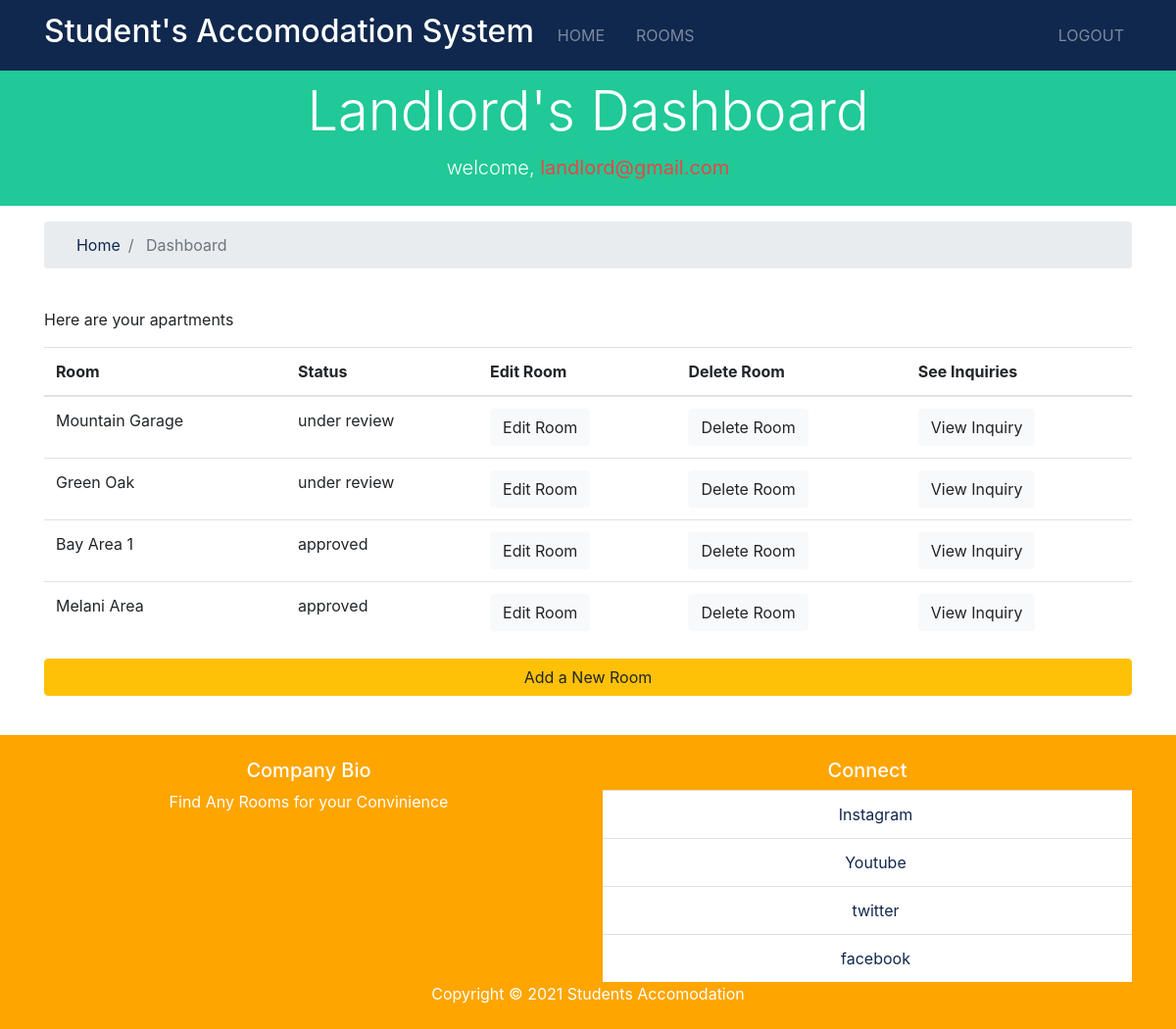
Screenshot of /accounts/landlord/dashboard (signed in) with the database file from the repository.
### apartments/models.py (models this page shows, shortened)
class Room(models.Model):
    statuses = (('under review', 'under review'),
                ('approved', 'approved'),
                ('submitted', 'submitted'),
                ('rejected', 'rejected'),)
    landlord = models.ForeignKey(Landlord, on_delete=models.DO_NOTHING)
    title = models.CharField(max_length=200)
    address = models.CharField(max_length=200)
    description = models.TextField()
    rent = models.IntegerField()
    bond_amount = models.IntegerField()
    size = models.IntegerField()
    photo_main = models.ImageField(upload_to='rooms/%Y/%m/%d/')
    photo_1 = models.ImageField(upload_to='rooms/%Y/%m/%d/', blank=True)
    photo_2 = models.ImageField(upload_to='rooms/%Y/%m/%d/', blank=True)
    photo_3 = models.ImageField(upload_to='rooms/%Y/%m/%d/', blank=True)
    photo_4 = models.ImageField(upload_to='rooms/%Y/%m/%d/', blank=True)
    photo_5 = models.ImageField(upload_to='rooms/%Y/%m/%d/', blank=True)
    photo_6 = models.ImageField(upload_to='rooms/%Y/%m/%d/', blank=True)
    photo_7 = models.ImageField(upload_to='rooms/%Y/%m/%d/', blank=True)
    photo_8 = models.ImageField(upload_to='rooms/%Y/%m/%d/', blank=True)
    photo_9 = models.ImageField(upload_to='rooms/%Y/%m/%d/', blank=True)
    is_available = models.BooleanField(default=False)
    is_approved = models.BooleanField(default=False)
    status = models.CharField(max_length=100, choices=statuses)
    list_date = models.DateTimeField(default=datetime.now, blank=True)

### accounts/views.py (the view)
# urls.py: path('landlord/dashboard', views.dashboard, name='landlord_dashboard'),
def dashboard(request):
    user = request.user
    this_user = get_object_or_404(User, username=user)
    this_landlord = get_object_or_404(Landlord, user=this_user)
    rooms = Room.objects.order_by(
        '-list_date').filter(landlord=this_landlord)
    context = {
        'rooms': rooms
    }
    return render(request, 'landlord/dashboard.html', context)

### templates/landlord/dashboard.html (shortened to what this page needs)
{%extends 'base.html'%}
{%load static%}
{%block content%}
<section id="showcase-inner" class="py-2 text-white bg-success">
    <div class="container">
        <div class="row text-center">
            <div class="col-md-12">
                <h1 class="display-4">Landlord's Dashboard</h1>
                <p class="lead">welcome, <b class="text-danger">{{user}} </b></p>
            </div>
        </div>
    </div>
</section>
<section id="bc" class="mt-3">
    <div class="container">
        <nav aria-label="breadcrumb">
            <ol class="breadcrumb">
                <li class="breadcrumb-item">
                    <a href="{%url 'accounts:landlord_dashboard'%}">
                        <i class="fas fa-home"></i> Home</a>
                </li>
                <li class="breadcrumb-item active"> Dashboard</li>
            </ol>
        </nav>
    </div>
</section>
<section id="dashboard" class="py-4">
    <div class="container">
        <div class="row">
            <div class="col-md-12">
                {%if rooms%}
                <p>Here are your apartments</p>
                <table class="table">
                    <thead>
                        <tr>
                            <th scope="col">Room</th>
                            <th scope="col">Status</th>
                            <th scope="col">Edit Room</th>
                            <th scope="col">Delete Room</th>
                            <th scope="col">See Inquiries</th>
                        </tr>
                    </thead>
                    <tbody>
                        {%for room in rooms%}
                        <tr>
                            <td>{{room.title}}</td>
                            <td>{{room.status}}</td>
                            <td>
                                <a class="btn btn-light" href="{%url  'apartments:RoomUpdate' room.id%}">Edit Room</a>
                            </td>
                            <td>
                                <a class="btn btn-light" href="{%url  'apartments:RoomDelete' room.id%}">Delete Room</a>
                            </td>
                            <td>
                                <a class="btn btn-light" href="{%url  'accounts:get_inquiry' room.id%}">View Inquiry</a>
                            </td>
                        </tr>
                        {%endfor%}
                    </tbody>
                </table>
                {%else%}
                <p>There are no rooms for you</p>
                {%endif%}
                <p><a class="btn btn-warning btn-block" href="{%url  'apartments:RoomCreate'%}">Add a New Room</a></p>
            </div>
        </div>
    </div>
</section>
{%endblock%}

### accomodation/static/css/all.css (style rules this page uses)
.fa, .fas, .far, .fal, .fab { -moz-osx-font-smoothing: grayscale; -webkit-font-smoothing: antialiased; display: inline-block; font-style: normal; font-variant: normal; text-rendering: auto; line-height: 1; }
.fa-home:before { content: "\f015"; }
.fa, .fas { font-family: 'Font Awesome 5 Free'; font-weight: 900; }

### rows the page displays
Room: title "Mountain Garage", status "under review"
Room: title "Green Oak", status "under review"
Room: title "Bay Area 1", status "approved"
Room: title "Melani Area", status "approved"

### other values shown
{{ user }} "landlord@gmail.com"
